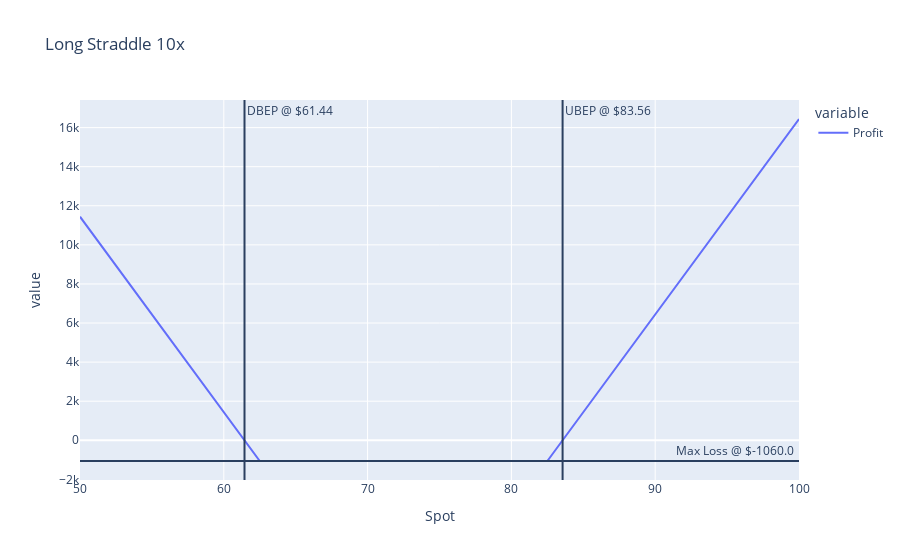

Here is the notebook cell this chart was saved with:
### Markdown cell above
# Long Strangle

- Buying an equidistant *OTM Call* and *OTM Put*
- Less expensive strategy for long volatility than setting up a straddle

<u>Example</u>:

- Buy C(82.5) = 0.49
- Buy P(62.50) = 0.57

- Let's say the spot is $S_0 = \$72.38$.

- Premium paid is $\$1.06$.

### Code cell
S_ = np.linspace(50,100,num = 101)
VPT = pd.DataFrame(np.maximum(S_-82.5,0) + np.maximum(62.50- S_,0) - (0.49 + .57), index = S_,columns=['Profit'])*10*100
VPT.index.name = 'Spot'
fig3 = px.line(VPT, title = "Long Straddle 10x")
fig3.add_vline(x = 62.5-1.06,annotation=dict(text = f'DBEP @ ${62.5-1.06}'))
fig3.add_vline(x = 82.5+ 1.06,annotation=dict(text = f"UBEP @ ${82.5+1.06}"))
fig3.add_hline(y = -1.06*1000,annotation=dict(text = f"Max Loss @ ${-1.06*1000} "))
fig3

### Figure 1 — Plotly figure (JSON) as saved in the notebook; plotly's stock layout.template omitted (floating-point values rounded to 4 significant figures)
{"data": [{"hovertemplate": "variable=Profit<br>Spot=%{x}<br>value=%{y}<extra></extra>", "legendgroup": "Profit", "line": {"color": "#636efa", "dash": "solid"}, "marker": {"symbol": "circle"}, "mode": "lines", "name": "Profit", "orientation": "v", "showlegend": true, "type": "scatter", "x": [50, 50.5, 51, 51.5, 52, 52.5, 53, 53.5, 54, 54.5, 55, 55.5, 56, 56.5, 57, 57.5, 58, 58.5, 59, 59.5, 60, 60.5, 61, 61.5, 62, 62.5, 63, 63.5, 64, 64.5, 65, 65.5, 66, 66.5, 67, 67.5, 68, 68.5, 69, 69.5, 70, 70.5, 71, 71.5, 72, 72.5, 73, 73.5, 74, 74.5, 75, 75.5, 76, 76.5, 77, 77.5, 78, 78.5, 79, 79.5, 80, 80.5, 81, 81.5, 82, 82.5, 83, 83.5, 84, 84.5, 85, 85.5, 86, 86.5, 87, 87.5, 88, 88.5, 89, 89.5, 90, 90.5, 91, 91.5, 92, 92.5, 93, 93.5, 94, 94.5, 95, 95.5, 96, 96.5, 97, 97.5, 98, 98.5, 99, 99.5, 100], "xaxis": "x", "y": [11440, 10940, 10440, 9940, 9440, 8940, 8440, 7940.0, 7440.0, 6940.0, 6440.0, 5940.0, 5440.0, 4940.0, 4440.0, 3940, 3440, 2940, 2440, 1940.0, 1440.0, 940.0, 440.0, -60.0, -560, -1060.0, -1060.0, -1060.0, -1060.0, -1060.0, -1060.0, -1060.0, -1060.0, -1060.0, -1060.0, -1060.0, -1060.0, -1060.0, -1060.0, -1060.0, -1060.0, -1060.0, -1060.0, -1060.0, -1060.0, -1060.0, -1060.0, -1060.0, -1060.0, -1060.0, -1060.0, -1060.0, -1060.0, -1060.0, -1060.0, -1060.0, -1060.0, -1060.0, -1060.0, -1060.0, -1060.0, -1060.0, -1060.0, -1060.0, -1060.0, -1060.0, -560, -60.0, 440.0, 940.0, 1440.0, 1940.0, 2440, 2940, 3440, 3940, 4440.0, 4940.0, 5440.0, 5940.0, 6440.0, 6940.0, 7440.0, 7940.0, 8440, 8940, 9440, 9940, 10440, 10940, 11440, 11940, 12440, 12940, 13440, 13940, 14440, 14940, 15440, 15940, 16440], "yaxis": "y"}], "layout": {"annotations": [{"showarrow": false, "text": "DBEP @ $61.44", "x": 61.44, "xanchor": "left", "xref": "x", "y": 1, "yanchor": "top", "yref": "y domain"}, {"showarrow": false, "text": "UBEP @ $83.56", "x": 83.56, "xanchor": "left", "xref": "x", "y": 1, "yanchor": "top", "yref": "y domain"}, {"showarrow": false, "text": "Max Loss @ $-1060.0 ", "x": 1, "xanchor": "right", "xref": "x domain", "y": -1060, "yanchor": "bottom", "yref": "y"}], "legend": {"title": {"text": "variable"}, "tracegroupgap": 0}, "shapes": [{"type": "line", "x0": 61.44, "x1": 61.44, "xref": "x", "y0": 0, "y1": 1, "yref": "y domain"}, {"type": "line", "x0": 83.56, "x1": 83.56, "xref": "x", "y0": 0, "y1": 1, "yref": "y domain"}, {"type": "line", "x0": 0, "x1": 1, "xref": "x domain", "y0": -1060, "y1": -1060, "yref": "y"}], "title": {"text": "Long Straddle 10x"}, "xaxis": {"anchor": "y", "domain": [0, 1], "title": {"text": "Spot"}}, "yaxis": {"anchor": "x", "domain": [0, 1], "title": {"text": "value"}}}}
